Frame 1 (no input): blank canvas, image omitted
Frame 60 (the mouse pressed at the canvas centre just before this capture): blank canvas, image omitted
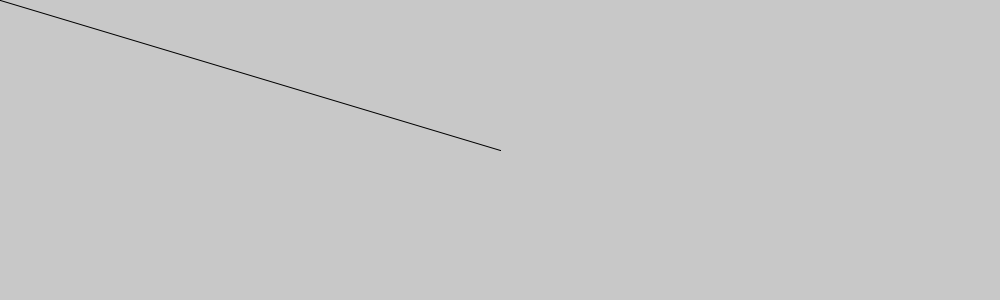
Frame 120 (the mouse held since frame 60 and released just before this capture)

The Processing sketch whose frames 1 and 60 were blank and that drew this single picture after the mouse press (run headless with seeded random() and noise(); from frame 60 on, the mouse is pressed at the canvas centre):

// Processing sketch: ejercicio_2
// ── ejercicio_2.pde
void setup(){
  size(1000,300);
  background(200);
}

void draw(){
  line(mouseX,mouseY,pmouseX,pmouseY);  
}

void keyPressed(){
  if (key == 'r' || key == 'R'){
    stroke(255,0,0);
  }else if(key == 'a' || key == 'A'){
    stroke(0,0,255);
    
  }else if (key=='v' || key == 'V'){
    stroke(0,255,0);
  }
}
